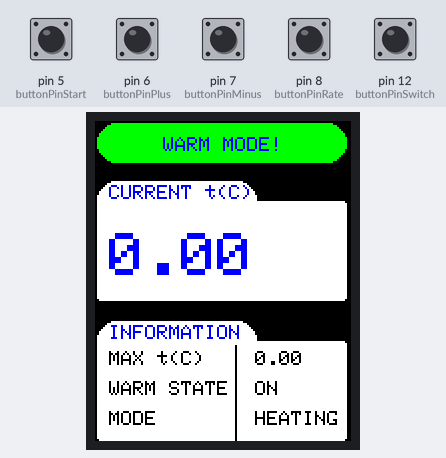
Bench run of a sketch on a simulated Arduino Uno, built with avr-gcc and run on an emulated ATmega328P. Shown: 128×160 colour display. Inputs (shaded band) come from the test bench; at power-on: pin 5 (buttonPinStart) HIGH, pin 6 (buttonPinPlus), pin 7 (buttonPinMinus), pin 8 (buttonPinRate), pin 12 (buttonPinSwitch) LOW. What the sketch prints to the serial monitor is not drawn.

Above: at 1.8 s.
1.9 s: pin 5 (buttonPinStart) pulled LOW for 1.3 s
At 2.8 s:
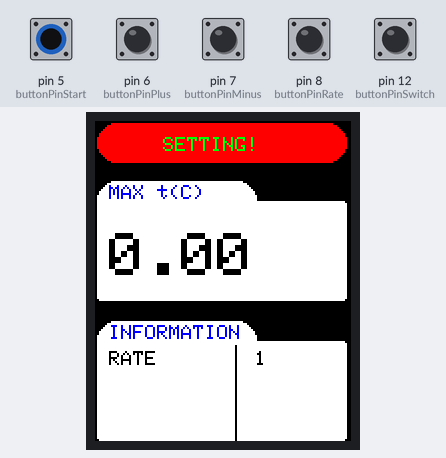
7.4 s: pin 5 (buttonPinStart) pulled LOW for 1.3 s
12.9 s: pin 5 (buttonPinStart) pulled LOW for 1.3 s
18.4 s: pin 5 (buttonPinStart) pulled LOW for 1.3 s
23.9 s: pin 5 (buttonPinStart) pulled LOW for 1.3 s
29.4 s: pin 5 (buttonPinStart) pulled LOW for 1.3 s
Timing chart, 0 to 32.4 s (numbered marks = the images above; inputs shaded):
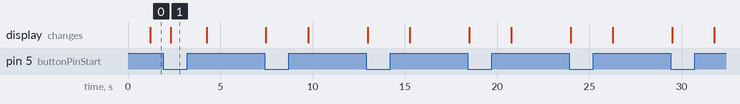

The sketch:

termocouple_controller.ino
```cpp
#include <Adafruit_ST7735.h>
#include <Adafruit_GFX.h>
#include <MAX6675.h>
#include <SPI.h>
#include <EEPROM.h>

#define cs   10
#define dc   9
#define rst  3  // you can also connect this to the Arduino reset

int CS = 2;               // CS pin on MAX6675
int SO = 3;               // SO pin of MAX6675
int SCK1 = 4;             // SCK pin of MAX6675

int trigerPin = A0;      //пин реле

int units = 1;            // Units to readout temp (0 = raw, 1 = ˚C, 2 = ˚F)

Adafruit_ST7735 tft = Adafruit_ST7735(cs, dc, rst);
MAX6675 temp(CS,SO,SCK1,units);

//style
const int backGroundColor = ST7735_BLACK;
const int labelColor = ST7735_GREEN;
const int valueColor = ST7735_YELLOW;
const int editedValueColor = ST7735_BLUE;
const int upTempColor = ST7735_BLUE;
const int downTempColor = ST7735_RED;

//VARIABLES
int modeState = 0;
boolean warmState = true;
boolean needDrawScreen = true;
float temperature = 0.0;     // Temperature output variable
float maxTemperature = 0.0;  // max Temperature output variable
int rate = 1;
int buttonStartState;
int buttonPluStartState;
int buttonPlusState;
int buttonMinusState;
int buttonRateState;
int buttonSwitchState;

//BUTTONS
const int buttonPinStart = 5;  // переключение старт/редактирование
const int buttonPinPlus = 6;   // Увеличиваем значение
const int buttonPinMinus = 7;  // Уменьшаем значение
const int buttonPinRate = 8;   // Rate
const int buttonPinSwitch = 12;   // Rate

void setup() {
  Serial.begin(9600);
  tft.initR(INITR_REDTAB);

  pinMode(buttonPinStart, INPUT);
  pinMode(buttonPinPlus, INPUT);
  pinMode(buttonPinRate, INPUT);
  pinMode(buttonPinSwitch, INPUT);
  pinMode(trigerPin, OUTPUT);
  maxTemperature = EEPROMReadInt(0);
  if(maxTemperature > 65000){
    maxTemperature = 0;
  }
}

void loop() {
  int startState = digitalRead(buttonPinStart);
  buttonPlusState = digitalRead(buttonPinPlus);
  buttonMinusState = digitalRead(buttonPinMinus);
  buttonRateState = digitalRead(buttonPinRate);
  buttonSwitchState = digitalRead(buttonPinSwitch);

  if(startState!=buttonStartState){
    buttonStartState = startState;
    needDrawScreen = true;
  }

  if(buttonStartState == HIGH){
    getTemp();
    delay(1000);
    needDrawScreen= true;
  }
  else{
    settingLogic();
  }


  if(maxTemperature>temperature){
    digitalWrite(trigerPin, buttonSwitchState);
  }
  else{
    digitalWrite(trigerPin, LOW);
  }

  reloadScreen();
}

void  settingLogic(){
  if(buttonPlusState == HIGH){
    maxTemperature = maxTemperature + rate;
    needDrawScreen = true;
    EEPROMWriteInt(0, maxTemperature);
  }
  else if(buttonMinusState == HIGH){
    maxTemperature = maxTemperature - rate;
    needDrawScreen = true;
    EEPROMWriteInt(0, maxTemperature);
  }

  if(buttonRateState == HIGH){
    if(rate==1){
      rate=10;
    }
    else if(rate == 10){
      rate = 100;
    }
    else if(rate = 100){
      rate =1;
    }
    needDrawScreen = true;
  }
}

void getTemp(){
  // Read the temp from the MAX6675
  temperature = temp.read_temp();

  if(temperature < 0) {
    Serial.print("Thermocouple Error on CS");
    Serial.println( temperature );
  }
  else {
    Serial.print("Current Temperature: ");
    Serial.println( temperature );
  }
}
void reloadScreen(){
  if(needDrawScreen){
    if(buttonStartState == HIGH){
      drawWarmScreen();
    }
    else{
      drawSettingScreen();
    }
    needDrawScreen = false;
  }
}

void drawWarmScreen(){
  //draw title ballon
  tft.fillScreen(backGroundColor);
  tft.setTextSize(1);
  tft.fillRoundRect(1, 1, 125, 20, 10, ST7735_GREEN);
  tft.setCursor(34, 8);
  tft.setTextColor(ST7735_BLUE);
  tft.print("WARM MODE!");

  //draw current temp area
  tft.fillRoundRect(1, 30, 80, 20, 10, ST7735_WHITE);
  tft.fillRoundRect(1, 40, 125, 50, 1, ST7735_WHITE);

  tft.setTextSize(1);
  tft.setCursor(7, 32);
  tft.setTextColor(ST7735_BLUE);
  tft.print("CURRENT t(C)");

  tft.setTextSize(3);
  tft.setCursor(7, 56);
  tft.setTextColor(ST7735_BLUE);
  tft.print(temperature);


  //draw info area
  tft.fillRoundRect(1, 100, 80, 20, 10, ST7735_WHITE);
  tft.fillRoundRect(1, 110, 125, 50, 1, ST7735_WHITE);

  tft.setTextSize(1);
  tft.setCursor(7, 102);
  tft.setTextColor(ST7735_BLUE);
  tft.print("INFORMATION");
  tft.drawLine(70, 112, 70, 160, backGroundColor);

  tft.setCursor(7, 115);
  tft.setTextColor(backGroundColor);
  tft.print("MAX t(C)");

  tft.setCursor(80, 115);
  tft.setTextColor(backGroundColor);
  tft.print(maxTemperature);

  tft.setCursor(7, 130);
  tft.setTextColor(backGroundColor);
  tft.print("WARM STATE");

  tft.setCursor(80, 130);
  tft.setTextColor(backGroundColor);
  if(warmState){
    tft.print("ON");
  }
  else{
    tft.print("OFF");
  }

  tft.setCursor(7, 145);
  tft.setTextColor(backGroundColor);
  tft.print("MODE");

  tft.setCursor(80, 145);
  if(modeState==0){
    tft.print("HEATING");
  }
  else if(modeState==1){
    tft.print("WORKING");
  }
  else {
    tft.print("COOLING");
  }
}

void drawSettingScreen(){
  //draw title ballon
  tft.fillScreen(backGroundColor);
  tft.setTextSize(1);
  tft.fillRoundRect(1, 1, 125, 20, 10, ST7735_RED);
  tft.setCursor(34, 8);
  tft.setTextColor(ST7735_GREEN);
  tft.print("SETTING!");

  //draw current temp area
  tft.fillRoundRect(1, 30, 80, 20, 10, ST7735_WHITE);
  tft.fillRoundRect(1, 40, 125, 50, 1, ST7735_WHITE);

  tft.setTextSize(1);
  tft.setCursor(7, 32);
  tft.setTextColor(ST7735_BLUE);
  tft.print("MAX t(C)");

  tft.setTextSize(3);
  tft.setCursor(7, 56);
  tft.setTextColor(backGroundColor);
  tft.print(maxTemperature);

  //draw info area
  tft.fillRoundRect(1, 100, 80, 20, 10, ST7735_WHITE);
  tft.fillRoundRect(1, 110, 125, 50, 1, ST7735_WHITE);

  tft.setTextSize(1);
  tft.setCursor(7, 102);
  tft.setTextColor(ST7735_BLUE);
  tft.print("INFORMATION");
  tft.drawLine(70, 112, 70, 160, backGroundColor);

  tft.setCursor(7, 115);
  tft.setTextColor(backGroundColor);
  tft.print("RATE");

  tft.setCursor(80, 115);
  tft.setTextColor(backGroundColor);
  tft.print(rate);
}

//This function will write a 2 byte integer to the eeprom at the specified address and address + 1
void EEPROMWriteInt(int p_address, int p_value)
{
  byte lowByte = ((p_value >> 0) & 0xFF);
  byte highByte = ((p_value >> 8) & 0xFF);

  EEPROM.write(p_address, lowByte);
  EEPROM.write(p_address + 1, highByte);
}

//This function will read a 2 byte integer from the eeprom at the specified address and address + 1
unsigned int EEPROMReadInt(int p_address)
{
  byte lowByte = EEPROM.read(p_address);
  byte highByte = EEPROM.read(p_address + 1);

  return ((lowByte << 0) & 0xFF) + ((highByte << 8) & 0xFF00);
}
```

Measured:
- after the input at 1.9 s, the display: changes after 0.41 s (image 1)
